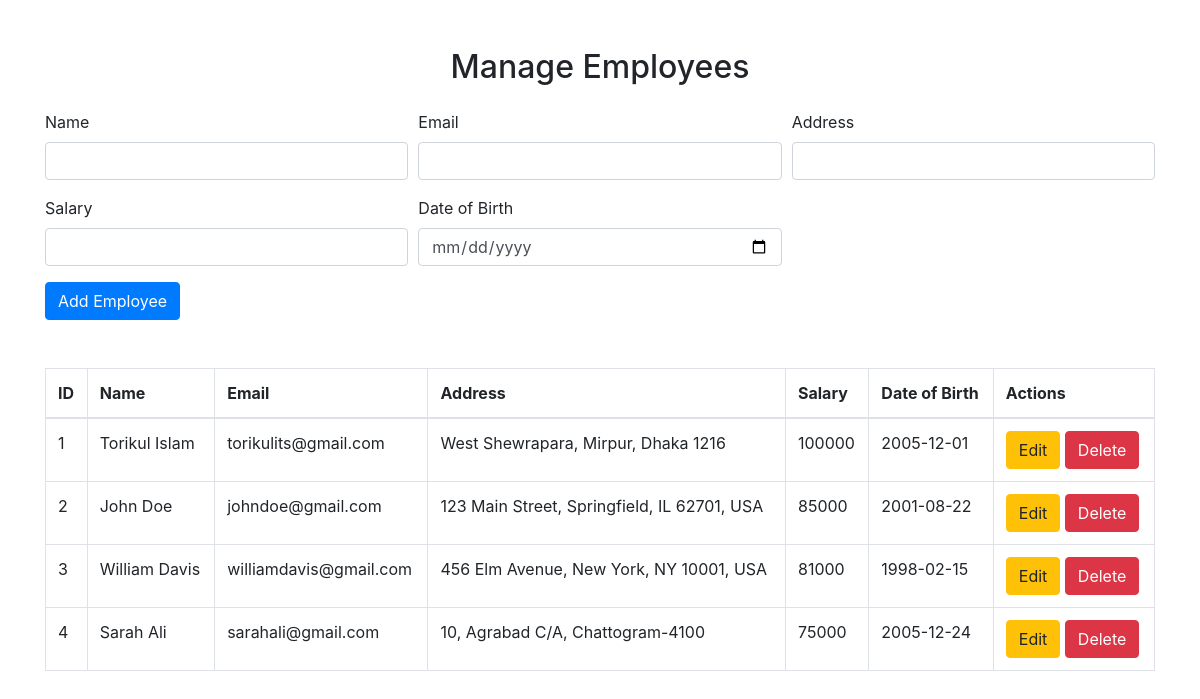
Page /employees/index.php on the committed database.
### tables this page shows
CREATE TABLE `employee` (
  `id` int NOT NULL,
  `name` varchar(250) NOT NULL,
  `email` varchar(250) NOT NULL,
  `address` varchar(250) NOT NULL,
  `salary` int NOT NULL,
  `dob` date NOT NULL
);

### employees/index.php (the view, shortened to what this page needs)
<!DOCTYPE html>
<html lang="en">
<head>
    <link rel="stylesheet" href="https://stackpath.bootstrapcdn.com/bootstrap/4.5.2/css/bootstrap.min.css">
</head>
<body>
    <div class="container mt-5">
        <h2 class="text-center">Manage Employees</h2>
        <div class="mt-4">
            <form action="create.php" method="POST">
                <div class="form-row">
                    <div class="form-group col-md-4">
                        <label for="name">Name</label>
                        <input type="text" class="form-control" name="name" id="name" required>
                    </div>
                    <div class="form-group col-md-4">
                        <label for="email">Email</label>
                        <input type="email" class="form-control" name="email" id="email" required>
                    </div>
                    <div class="form-group col-md-4">
                        <label for="address">Address</label>
                        <input type="text" class="form-control" name="address" id="address" required>
                    </div>
                    <div class="form-group col-md-4">
                        <label for="salary">Salary</label>
                        <input type="number" class="form-control" name="salary" id="salary" required>
                    </div>
                    <div class="form-group col-md-4">
                        <label for="dob">Date of Birth</label>
                        <input type="date" class="form-control" name="dob" id="dob" required>
                    </div>
                </div>
                <button type="submit" class="btn btn-primary">Add Employee</button>
            </form>
        </div>
        <div class="mt-5">
            <table class="table table-bordered">
                <thead>
                    <tr>
                        <th>ID</th>
                        <th>Name</th>
                        <th>Email</th>
                        <th>Address</th>
                        <th>Salary</th>
                        <th>Date of Birth</th>
                        <th>Actions</th>
                    </tr>
                </thead>
                <tbody>
                    <?php
                    include 'conn.php';
                    $sql = "SELECT * FROM employee";
                    $result = $conn->query($sql);
                    if ($result->num_rows > 0) {
                        while($row = $result->fetch_assoc()) {
                            echo "<tr>
                                    <td>{$row['id']}</td>
                                    <td>{$row['name']}</td>
                                    <td>{$row['email']}</td>
                                    <td>{$row['address']}</td>
                                    <td>{$row['salary']}</td>
                                    <td>{$row['dob']}</td>
                                    <td>
                                        <a href='update.php?id={$row['id']}' class='btn btn-warning'>Edit</a>
                                        <a href='delete.php?id={$row['id']}' class='btn btn-danger'>Delete</a>
                                    </td>
                                  </tr>";
                        }
                    } else {
                        echo "<tr><td colspan='5' class='text-center'>No employees found</td></tr>";
                    }
                    ?>
                </tbody>
            </table>
        </div>
    </div>
</body>
</html>

### rows in the picture
employee: id "1", name "Torikul Islam", email "torikulits@gmail.com", address "West Shewrapara, Mirpur, Dhaka 1216", salary "100000", dob "2005-12-01"
employee: id "2", name "John Doe", email "johndoe@gmail.com", address "123 Main Street, Springfield, IL 62701, USA", salary "85000", dob "2001-08-22"
employee: id "3", name "William Davis", email "williamdavis@gmail.com", address "456 Elm Avenue, New York, NY 10001, USA", salary "81000", dob "1998-02-15"
employee: id "4", name "Sarah Ali", email "sarahali@gmail.com", address "10, Agrabad C/A, Chattogram-4100", salary "75000", dob "2005-12-24"
